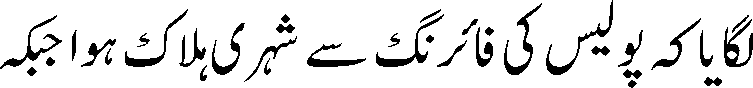
#> input picture 5.png, 753 x 88 px, found by its file name; the run also reads 1 picture not shown here
$ jupyter execute --allow-errors SI26_Week2_Halima.ipynb   (shell and % lines are left out)
#> lines starting #> are read from the running program, lines starting #| are printed output that depends on the picture; after the words box and inside, x2 and y2 are one past the last pixel; in counts of white or black regions, pixels touching at a corner belong together
[cell 1]
from google.colab import drive
drive.mount('/content/drive')

[cell 2]
import cv2
import os
import matplotlib.pyplot as plt

[cell 3]
import os

#> (the rest of this cell did not finish here and is left out)

#> (a cell that did not finish here is left out)

[cell 5]
import cv2
import matplotlib.pyplot as plt

img = cv2.imread('/content/drive/MyDrive/Colab Notebooks/week2_data/5.png')
#> img is the input picture: shape (88, 753, 3); 89.4% white; 35 black regions, largest, box (x1, y1, x2, y2) and area: (546, 0, 613, 75) 535, (504, 3, 542, 75) 528, (376, 14, 444, 67) 520

plt.imshow(cv2.cvtColor(img, cv2.COLOR_BGR2RGB))
plt.axis('off')
plt.show()

[cell 6]
gray = cv2.cvtColor(img, cv2.COLOR_BGR2GRAY)

plt.imshow(gray, cmap='gray')
plt.axis('off')
plt.show()

[cell 7]
blur = cv2.GaussianBlur(gray, (5,5), 0)
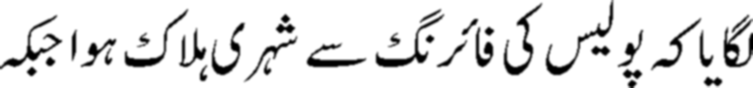
#> blur: shape (88, 753); min 0, max 255, mean 227.9

plt.imshow(blur, cmap='gray')
plt.axis('off')
plt.show()

[cell 8]
_, thresh = cv2.threshold(blur, 150, 255, cv2.THRESH_BINARY)
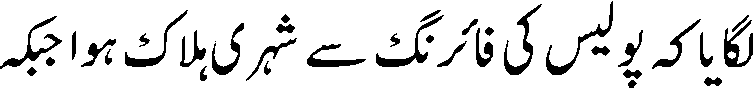
#> thresh: shape (88, 753); 88.5% white; 36 black regions (1 under 20 px), largest, box (x1, y1, x2, y2) and area: (546, 1, 613, 75) 581, (504, 4, 542, 75) 573, (0, 16, 62, 69) 565

plt.imshow(thresh, cmap='gray')
plt.axis('off')
plt.show()

[cell 9]
import os

input_folder = "/content/drive/MyDrive/Colab Notebooks/week2_data"
output_folder = "/content/drive/MyDrive/Colab Notebooks/data/processed"

os.makedirs(output_folder, exist_ok=True)

print("Processed folder created!")

[cell 10]
import cv2
import os

#> (the rest of this cell did not finish here and is left out)

[cell 11]
print(os.listdir(output_folder)[:10])

[cell 12]
import matplotlib.pyplot as plt

img = cv2.imread("/content/drive/MyDrive/Colab Notebooks/data/processed/5.png")

plt.imshow(cv2.cvtColor(img, cv2.COLOR_BGR2RGB))
plt.axis("off")
plt.show()

[cell 13]
import pytesseract
import cv2
import matplotlib.pyplot as plt

[cell 14]
from google.colab import drive
drive.mount('/content/drive')

[cell 15]
import os
#> (the rest of this cell did not finish here and is left out)

[cell 16]
import os

for root, dirs, files in os.walk('/content/drive/MyDrive'):
    if 'week2_data' in dirs:
        print(os.path.join(root, 'week2_data'))

[cell 17]
import os

for root, dirs, files in os.walk('/content/drive/MyDrive'):
    if 'processed' in dirs:
        print(os.path.join(root, 'processed'))

[cell 18]
import os

print(os.listdir('/content/drive/MyDrive/Colab Notebooks/data/processed')[:10])

[cell 19]
import cv2
import matplotlib.pyplot as plt

img = cv2.imread('/content/drive/MyDrive/Colab Notebooks/data/processed/5.png')

print(img is None)
#| False
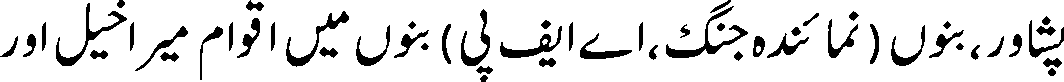
#> input picture data/processed/0.png, 1064 x 82 px, found by its file name
#> further down, image is the input picture: shape (82, 1064, 3); 88.9% white; 55 black regions, largest, box (x1, y1, x2, y2) and area: (666, 6, 748, 58) 751, (56, 3, 127, 66) 655, (286, 11, 349, 67) 588

[cell 20]
print(os.listdir('/content/drive/MyDrive/Colab Notebooks/data/processed')[:20])

[cell 21]
import matplotlib.pyplot as plt

plt.imshow(cv2.cvtColor(img, cv2.COLOR_BGR2RGB))
plt.axis('off')
plt.show()

[cell 22]
import pytesseract

#> (a cell that did not finish here is left out)

[cell 24]
import os
import cv2
import pytesseract

folder = "/content/drive/MyDrive/Colab Notebooks/data/processed"

#> (the rest of this cell did not finish here and is left out)
